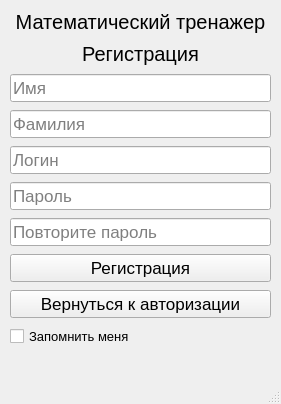
<?xml version="1.0" encoding="UTF-8"?>
<ui version="4.0">
 <class>RegistrationWindow</class>
 <widget class="QMainWindow" name="RegistrationWindow">
  <property name="geometry">
   <rect>
    <x>0</x>
    <y>0</y>
    <width>281</width>
    <height>404</height>
   </rect>
  </property>
  <property name="windowTitle">
   <string>Математический тренажер</string>
  </property>
  <widget class="QWidget" name="centralwidget">
   <widget class="QWidget" name="verticalLayoutWidget">
    <property name="geometry">
     <rect>
      <x>10</x>
      <y>10</y>
      <width>261</width>
      <height>366</height>
     </rect>
    </property>
    <property name="sizePolicy">
     <sizepolicy hsizetype="Preferred" vsizetype="Minimum">
      <horstretch>0</horstretch>
      <verstretch>0</verstretch>
     </sizepolicy>
    </property>
    <property name="font">
     <font>
      <pointsize>13</pointsize>
     </font>
    </property>
    <layout class="QVBoxLayout" name="verticalLayout">
     <property name="spacing">
      <number>8</number>
     </property>
     <property name="sizeConstraint">
      <enum>QLayout::SetMinimumSize</enum>
     </property>
     <item>
      <layout class="QVBoxLayout" name="verticalLayout_2">
       <item>
        <widget class="QLabel" name="header_1">
         <property name="font">
          <font>
           <pointsize>15</pointsize>
          </font>
         </property>
         <property name="text">
          <string>Математический тренажер</string>
         </property>
         <property name="alignment">
          <set>Qt::AlignCenter</set>
         </property>
        </widget>
       </item>
       <item>
        <widget class="QLabel" name="header_2">
         <property name="font">
          <font>
           <pointsize>15</pointsize>
          </font>
         </property>
         <property name="text">
          <string>Регистрация</string>
         </property>
         <property name="alignment">
          <set>Qt::AlignCenter</set>
         </property>
        </widget>
       </item>
      </layout>
     </item>
     <item>
      <widget class="QLineEdit" name="name_input">
       <property name="sizePolicy">
        <sizepolicy hsizetype="Expanding" vsizetype="Minimum">
         <horstretch>0</horstretch>
         <verstretch>0</verstretch>
        </sizepolicy>
       </property>
       <property name="font">
        <font>
         <pointsize>13</pointsize>
        </font>
       </property>
       <property name="echoMode">
        <enum>QLineEdit::Normal</enum>
       </property>
       <property name="placeholderText">
        <string>Имя</string>
       </property>
       <property name="clearButtonEnabled">
        <bool>false</bool>
       </property>
      </widget>
     </item>
     <item>
      <widget class="QLineEdit" name="surname_input">
       <property name="sizePolicy">
        <sizepolicy hsizetype="Expanding" vsizetype="Minimum">
         <horstretch>0</horstretch>
         <verstretch>0</verstretch>
        </sizepolicy>
       </property>
       <property name="font">
        <font>
         <pointsize>13</pointsize>
        </font>
       </property>
       <property name="echoMode">
        <enum>QLineEdit::Normal</enum>
       </property>
       <property name="placeholderText">
        <string>Фамилия</string>
       </property>
       <property name="clearButtonEnabled">
        <bool>false</bool>
       </property>
      </widget>
     </item>
     <item>
      <widget class="QLineEdit" name="login_input">
       <property name="sizePolicy">
        <sizepolicy hsizetype="Expanding" vsizetype="Minimum">
         <horstretch>0</horstretch>
         <verstretch>0</verstretch>
        </sizepolicy>
       </property>
       <property name="font">
        <font>
         <pointsize>13</pointsize>
        </font>
       </property>
       <property name="echoMode">
        <enum>QLineEdit::Normal</enum>
       </property>
       <property name="placeholderText">
        <string>Логин</string>
       </property>
       <property name="clearButtonEnabled">
        <bool>false</bool>
       </property>
      </widget>
     </item>
     <item>
      <widget class="QLineEdit" name="password_input">
       <property name="sizePolicy">
        <sizepolicy hsizetype="Expanding" vsizetype="Minimum">
         <horstretch>0</horstretch>
         <verstretch>0</verstretch>
        </sizepolicy>
       </property>
       <property name="font">
        <font>
         <pointsize>13</pointsize>
        </font>
       </property>
       <property name="echoMode">
        <enum>QLineEdit::Password</enum>
       </property>
       <property name="placeholderText">
        <string>Пароль</string>
       </property>
      </widget>
     </item>
     <item>
      <widget class="QLineEdit" name="password_input_2">
       <property name="sizePolicy">
        <sizepolicy hsizetype="Expanding" vsizetype="Minimum">
         <horstretch>0</horstretch>
         <verstretch>0</verstretch>
        </sizepolicy>
       </property>
       <property name="font">
        <font>
         <pointsize>13</pointsize>
        </font>
       </property>
       <property name="text">
        <string/>
       </property>
       <property name="echoMode">
        <enum>QLineEdit::Password</enum>
       </property>
       <property name="placeholderText">
        <string>Повторите пароль</string>
       </property>
      </widget>
     </item>
     <item>
      <layout class="QHBoxLayout" name="horizontalLayout">
       <item>
        <widget class="QPushButton" name="registration_button">
         <property name="sizePolicy">
          <sizepolicy hsizetype="Minimum" vsizetype="Minimum">
           <horstretch>0</horstretch>
           <verstretch>0</verstretch>
          </sizepolicy>
         </property>
         <property name="autoFillBackground">
          <bool>false</bool>
         </property>
         <property name="text">
          <string>Регистрация</string>
         </property>
        </widget>
       </item>
      </layout>
     </item>
     <item>
      <widget class="QPushButton" name="auth_window_button">
       <property name="text">
        <string>Вернуться к авторизации</string>
       </property>
      </widget>
     </item>
     <item>
      <widget class="QCheckBox" name="remember_box">
       <property name="sizePolicy">
        <sizepolicy hsizetype="Fixed" vsizetype="Fixed">
         <horstretch>0</horstretch>
         <verstretch>0</verstretch>
        </sizepolicy>
       </property>
       <property name="font">
        <font>
         <pointsize>10</pointsize>
        </font>
       </property>
       <property name="layoutDirection">
        <enum>Qt::LeftToRight</enum>
       </property>
       <property name="text">
        <string>Запомнить меня</string>
       </property>
      </widget>
     </item>
     <item>
      <widget class="QLabel" name="error_line">
       <property name="sizePolicy">
        <sizepolicy hsizetype="Minimum" vsizetype="Minimum">
         <horstretch>0</horstretch>
         <verstretch>0</verstretch>
        </sizepolicy>
       </property>
       <property name="font">
        <font>
         <pointsize>13</pointsize>
        </font>
       </property>
       <property name="text">
        <string/>
       </property>
       <property name="alignment">
        <set>Qt::AlignCenter</set>
       </property>
      </widget>
     </item>
    </layout>
   </widget>
  </widget>
  <widget class="QMenuBar" name="menubar">
   <property name="geometry">
    <rect>
     <x>0</x>
     <y>0</y>
     <width>281</width>
     <height>21</height>
    </rect>
   </property>
  </widget>
  <widget class="QStatusBar" name="statusbar"/>
 </widget>
 <resources/>
 <connections/>
</ui>
